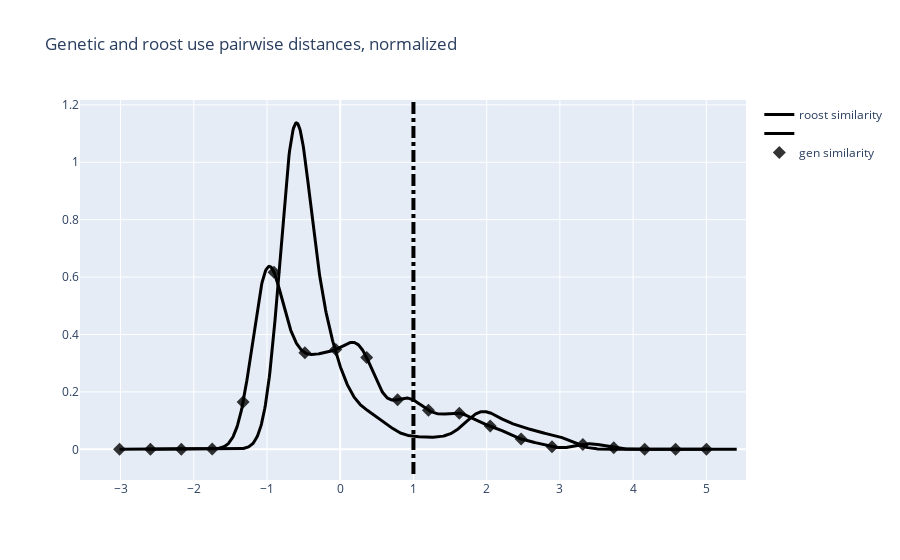

Notebook code cell kept with this figure:
### Markdown cell above
**Fig. 3** Roost similarity versus Genetic similarity. Both vectors werer scaled.

This does not look like it will take us anywhere..

I don't think Pearson's r seems like a good idea here. Since, for one, all of Ana's bats appear highly related, 
and secondly, the roost sharing variable is nearly a factor.

However, it is apparent that bats that roost together often appear related above aerage. 

So, maybe the question here shouldn't be:
- "is there a relation between roost use and genetic relatedness?" 
but instead:
- "Are bats roosting together frequently more closely related than expected given our sample?"

We'll first see about transforming the roosting variable to a factor.
We'll start by plotting its density.

### Code cell
### roost distance
X_plot = np.linspace(min(roost_diss_vector) - 2, max(roost_diss_vector) + 2, 1000)

kde = KernelDensity(kernel='gaussian', bandwidth=0.2).fit(np.array(roost_diss_vector).reshape(-1,1))

log_dens = kde.score_samples(X_plot.reshape(-1,1))

fig_roost_dens= [go.Scatter(x=X_plot, y=np.exp(log_dens), 
                            mode='lines', name= 'roost similarity',
                            line=dict(color='black', width=3))]

### genetic distance

X_plot = np.linspace(min(gen_dist_vector) - 2, max(gen_dist_vector) + 2, 1000)

kde = KernelDensity(kernel='gaussian', bandwidth=0.2).fit(np.array(gen_dist_vector).reshape(-1,1))

log_dens = kde.score_samples(X_plot.reshape(-1,1))

fig_roost_dens.append(go.Scatter(x=X_plot, y=np.exp(log_dens), 
                            mode='lines', name= '',
                            line=dict(color='black', width=3)))

N_bead= 20
beads= np.arange(0,len(X_plot),int(len(X_plot) / float(20)))

fig_roost_dens.append(go.Scatter(x=[X_plot[x] for x in beads], y=[np.exp(log_dens)[x] for x in beads], 
                            mode='markers',
                            marker= {
                            'line': {'width': 0},
                            'size': 10,
                            'symbol': 2,
                            'color': 'black',
                          "opacity": .8
                          },
                            name= 'gen similarity',
                            line=dict(color='red', width=3)))


layout= go.Layout(
    title= 'Genetic and roost use pairwise distances, normalized',
    shapes= [{
        'type': 'line',
        'x0': 1,
        'y0': 1.21,
        'x1': 1,
        'y1': -.1,
        'line': {
            'color': 'black',
            'width': 4,
            'dash': 'dashdot',
        },
    }],
)

fig = go.Figure(data=fig_roost_dens, layout= layout)
iplot(fig)

### Figure 1 — Plotly figure (JSON) as saved in the notebook; plotly's stock layout.template omitted (floating-point values rounded to 4 significant figures; data arrays with more than 128 entries replaced by an {"elided": "..."} marker saying what was removed)
{"data": [{"line": {"color": "black", "width": 3}, "mode": "lines", "name": "roost similarity", "type": "scatter", "x": {"elided": "1000 float values"}, "y": {"elided": "1000 float values"}}, {"line": {"color": "black", "width": 3}, "mode": "lines", "name": "", "type": "scatter", "x": {"elided": "1000 float values"}, "y": {"elided": "1000 float values"}}, {"line": {"color": "red", "width": 3}, "marker": {"color": "black", "line": {"width": 0}, "opacity": 0.8, "size": 10, "symbol": 2}, "mode": "markers", "name": "gen similarity", "type": "scatter", "x": [-3.014, -2.592, -2.17, -1.748, -1.326, -0.9043, -0.4825, -0.06059, 0.3613, 0.7831, 1.205, 1.627, 2.049, 2.471, 2.892, 3.314, 3.736, 4.158, 4.58, 5.002], "y": [1.036e-22, 1.626e-14, 2.988e-08, 0.0006434, 0.1647, 0.617, 0.3364, 0.3474, 0.3194, 0.1729, 0.1359, 0.1258, 0.08094, 0.03592, 0.00846, 0.01677, 0.00524, 1.919e-05, 8.211e-10, 4.107e-16]}], "layout": {"shapes": [{"line": {"color": "black", "dash": "dashdot", "width": 4}, "type": "line", "x0": 1, "x1": 1, "y0": 1.21, "y1": -0.1}], "title": {"text": "Genetic and roost use pairwise distances, normalized"}}}
